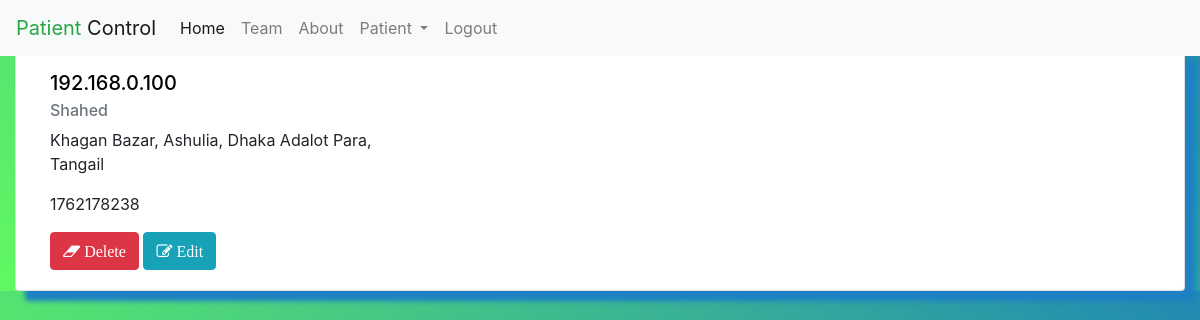
/all_patients_information.php (signed in), run on an earlier commit of the app's database.
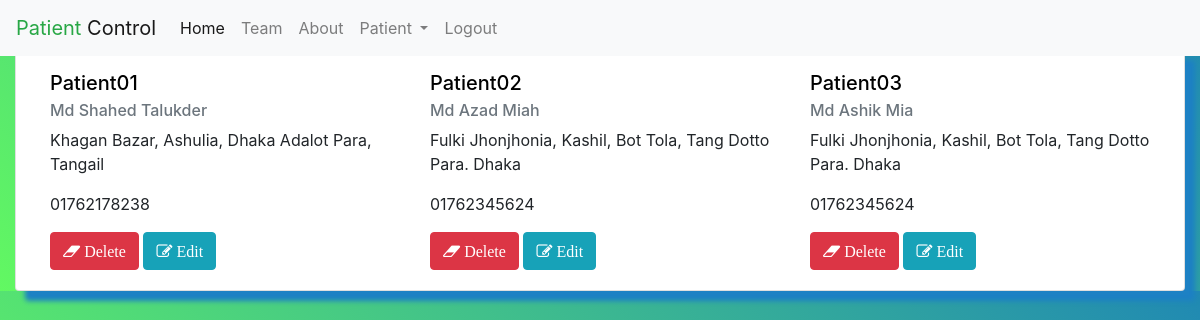
And on a later commit of the database.
### tables this page shows
CREATE TABLE `patient_info` (
  `id` int(11) NOT NULL,
  `patient_ip` varchar(15) DEFAULT NULL,
  `f_name` varchar(40) DEFAULT NULL,
  `email` varchar(40) DEFAULT NULL,
  `phone` varchar(30) DEFAULT NULL,
  `bed_no` varchar(40) DEFAULT NULL,
  `pr_address` varchar(30) DEFAULT NULL,
  `pe_address` varchar(40) DEFAULT NULL,
  `first_medicine_name` varchar(40) DEFAULT NULL,
  `first_medicine_time` varchar(40) DEFAULT NULL,
  `second_medicine_name` varchar(40) DEFAULT NULL,
  `second_medicine_time` varchar(40) DEFAULT NULL,
  `third_medicine_name` varchar(40) DEFAULT NULL,
  `third_medicine_time` varchar(40) DEFAULT NULL
);

### all_patients_information.php (the view, shortened to what this page needs)
<?php
    require_once "config.php";
    $sql = "SELECT * FROM patient_info";
    $result = mysqli_query($link, $sql);
?>
<!DOCTYPE html>
<html lang="en">
<head>
    <link rel="stylesheet" href="https://cdnjs.cloudflare.com/ajax/libs/font-awesome/4.7.0/css/font-awesome.min.css">
    <link rel="stylesheet" href="css/bootstrap.min.css">
    <link rel="stylesheet" href="css/login.css">
</head>
<body>
    <?php
        include 'navbar.php';
    ?>
    <section class="form-section">
        <div class="col-12 col-lg-12 m-auto">
            <div class="card">
                <div class="container">
                    <div class="row">
                    <?php while($row = mysqli_fetch_assoc($result)){ ?>
                        <div class="card-body col-4">
                            <h5 class="card-title"><a class="ref" href="check_patient.php?id=<?php echo $row['id']; ?>"><?php echo $row['patient_ip']?></a></h5>
                            <h6 class="card-subtitle mb-2 text-muted">
                                <?php echo $row['f_name']?>
                            </h6>
                            <p class="card-text"><?php echo $row['pe_address']?>  <?php echo $row['pr_address']?></p>
                            <p class="card-text"><?php echo $row['phone']?></p>
                            <a class="btn btn-danger shadow-none" onclick="return confirm('Are you sure?')" href="delete.php?id=<?php echo $row['id']; ?>"><span class="fa fa-eraser new"> Delete</span></a>
                            <a class="btn btn-info shadow-none" href="edit_info.php?id=<?php echo $row['id']; ?>"><span class="fa fa-edit new"> Edit</span></a>
                        </div>
                        <?php }?>
                    </div>
                </div>
            </div>
        </div>
    </section>
</body>
</html>

What changed in the data, as far as the page shows it:
changed patient_info "Khagan Bazar, Ashulia, Dhaka": patient_ip "192.168.0.100" → "Patient01"; f_name "Shahed" → "Md Shahed Talukder"; phone "1762178238" → "01762178238"
added patient_info: patient_ip "Patient02", f_name "Md Azad Miah", pe_address "Fulki Jhonjhonia, Kashil, Bot Tola, Tang", pr_address "Dotto Para. Dhaka", phone "01762345624"
added patient_info: patient_ip "Patient03", f_name "Md Ashik Mia", pe_address "Fulki Jhonjhonia, Kashil, Bot Tola, Tang", pr_address "Dotto Para. Dhaka", phone "01762345624"
